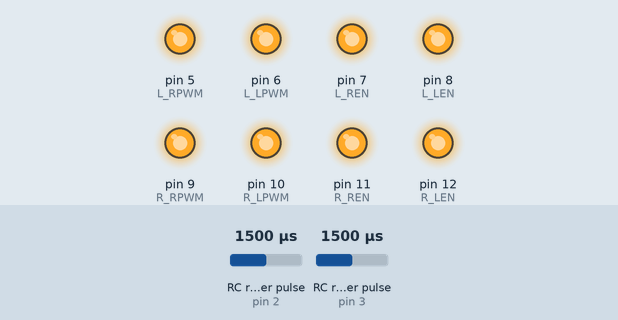
Recording of a sketch running on a simulated Arduino Uno, built with avr-gcc and run on an emulated ATmega328P. Shown: output pins drawn as LEDs (lit = HIGH). Wiring (inferred from the names in the program): 2 × RC receiver channel: data pin 2 / data pin 3. Inputs (shaded band) come from the test bench; at power-on: RC receiver pulse (sensors on pin 2, pin 3) 1500 µs.

Above: at 1.2 s.
1.3 s: RC receiver pulse (sensor on pin 2) set to 1457 µs
2.8 s: RC receiver pulse (sensor on pin 2) set to 1435 µs
At 4.0 s:
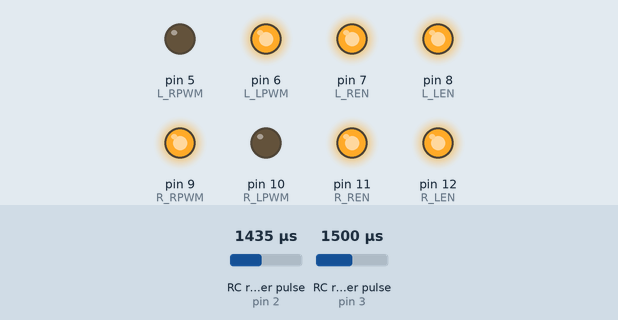
4.3 s: RC receiver pulse (sensor on pin 3) set to 1459 µs
5.8 s: RC receiver pulse (sensor on pin 3) set to 1438 µs
At 6.4 s:
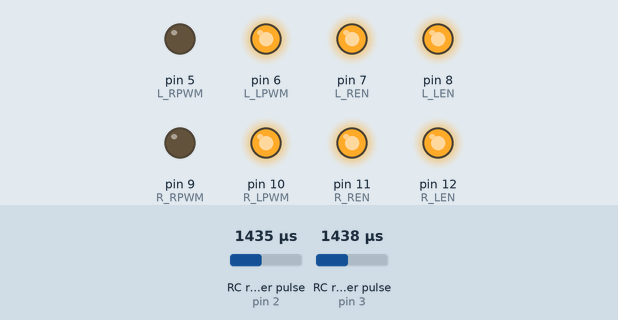
7.3 s: RC receiver pulse (sensor on pin 3) set to 1750 µs
At 7.6 s:
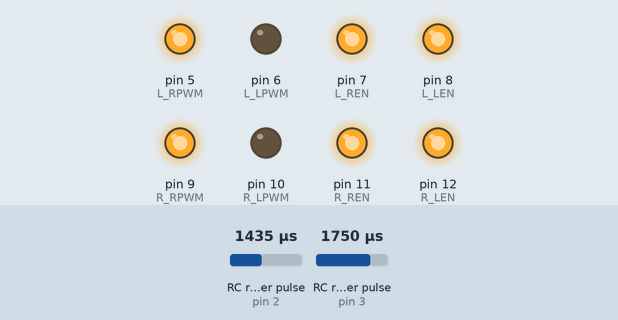
8.8 s: RC receiver pulse (sensor on pin 3) set to 1567 µs
10.3 s: RC receiver pulse (sensor on pin 3) set to 1537 µs
At 11.1 s:
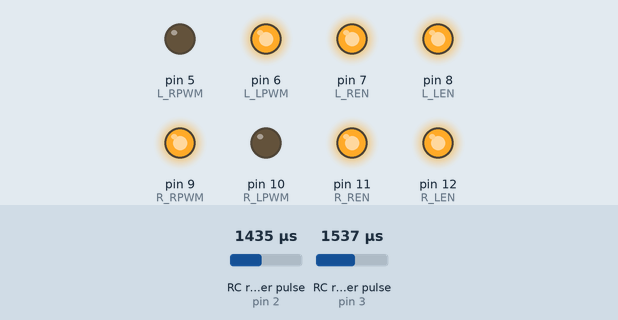
Timing chart, 0 to 12.8 s (numbered marks = the images above; inputs shaded):
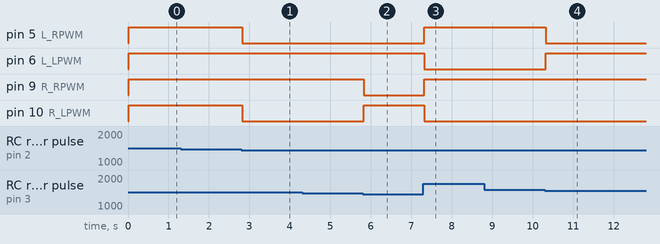

Measured:
- the behaviour switches between 1449 and 1448 µs on RC receiver pulse (sensor on pin 2) (found by bisection; images 0 and 1)
- the behaviour switches between 1449 and 1448 µs on RC receiver pulse (sensor on pin 3) (found by bisection; images 1 and 2)
- the behaviour switches between 1550 and 1549 µs on RC receiver pulse (sensor on pin 3) (found by bisection; images 3 and 4)
- after the input at 1.3 s, every drawn part: stays the same
- after the input at 2.8 s, pin 5 (L_RPWM), pin 10 (R_LPWM): HIGH → LOW at once
- after the input at 4.3 s, every drawn part: stays the same
- after the input at 5.8 s, pin 9 (R_RPWM): HIGH → LOW at once; pin 10 (R_LPWM): LOW → HIGH at once
- after the input at 7.3 s, pin 5 (L_RPWM), pin 9 (R_RPWM): LOW → HIGH at once; pin 6 (L_LPWM), pin 10 (R_LPWM): HIGH → LOW at once
- after the input at 8.8 s, every drawn part: stays the same
- after the input at 10.3 s, pin 5 (L_RPWM): HIGH → LOW at once; pin 6 (L_LPWM): LOW → HIGH at once

The sketch:

binary_control.ino
```cpp
// ===============================
// PURE DIGITAL CONTROL
// Arduino UNO + 2 BTS7960
// ===============================

// Receiver pins
#define CH1_PIN 2   // Steering
#define CH2_PIN 3   // Throttle

// LEFT BTS
#define L_RPWM 5
#define L_LPWM 6
#define L_REN  7
#define L_LEN  8

// RIGHT BTS
#define R_RPWM 9
#define R_LPWM 10
#define R_REN  11
#define R_LEN  12

void setup() {

  pinMode(CH1_PIN, INPUT);
  pinMode(CH2_PIN, INPUT);

  pinMode(L_RPWM, OUTPUT);
  pinMode(L_LPWM, OUTPUT);
  pinMode(L_REN, OUTPUT);
  pinMode(L_LEN, OUTPUT);

  pinMode(R_RPWM, OUTPUT);
  pinMode(R_LPWM, OUTPUT);
  pinMode(R_REN, OUTPUT);
  pinMode(R_LEN, OUTPUT);

  digitalWrite(L_REN, HIGH);
  digitalWrite(L_LEN, HIGH);
  digitalWrite(R_REN, HIGH);
  digitalWrite(R_LEN, HIGH);
}

void loop() {

  int ch1 = pulseIn(CH1_PIN, HIGH, 25000);
  int ch2 = pulseIn(CH2_PIN, HIGH, 25000);

  if (ch2 > 1550) {
    forward();
  }
  else if (ch2 < 1450) {
    backward();
  }
  else if (ch1 > 1550) {
    rotateRight();
  }
  else if (ch1 < 1450) {
    rotateLeft();
  }
  else {
    brakeAll();
  }
}

void forward() {
  digitalWrite(L_RPWM, HIGH);
  digitalWrite(L_LPWM, LOW);
  digitalWrite(R_RPWM, HIGH);
  digitalWrite(R_LPWM, LOW);
}

void backward() {
  digitalWrite(L_RPWM, LOW);
  digitalWrite(L_LPWM, HIGH);
  digitalWrite(R_RPWM, LOW);
  digitalWrite(R_LPWM, HIGH);
}

void rotateRight() {
  digitalWrite(L_RPWM, HIGH);
  digitalWrite(L_LPWM, LOW);
  digitalWrite(R_RPWM, LOW);
  digitalWrite(R_LPWM, HIGH);
}

void rotateLeft() {
  digitalWrite(L_RPWM, LOW);
  digitalWrite(L_LPWM, HIGH);
  digitalWrite(R_RPWM, HIGH);
  digitalWrite(R_LPWM, LOW);
}

void brakeAll() {
  digitalWrite(L_RPWM, HIGH);
  digitalWrite(L_LPWM, HIGH);
  digitalWrite(R_RPWM, HIGH);
  digitalWrite(R_LPWM, HIGH);
}
```
